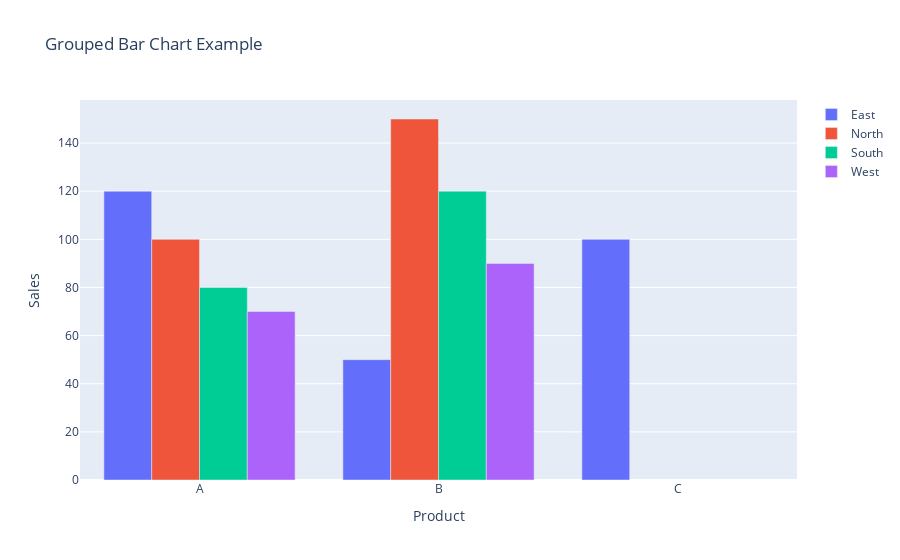

Notebook source saved alongside this figure:
### Code cell
data = {
    'Region': ['North', 'North', 'South', 'South', 'East', 'East', 'West', 'West', 'East'],
    'Product': ['A', 'B', 'A', 'B', 'A', 'B', 'A', 'B', 'C'],
    'Sales': [100, 150, 80, 120, 120, 50, 70, 90, 100]
}

df = pd.DataFrame(data)

# Using the function to create a vertical stacked bar chart
plot_group_bar_chart(dataframe=df, x_column='Region', values_column='Sales', group_column='Product', horizontal=False,
                       title='Grouped Bar Chart Example')

### Figure 1 — Plotly figure (JSON) as saved in the notebook; plotly's stock layout.template omitted (floating-point values rounded to 4 significant figures)
{"data": [{"marker": {"colorscale": [[0, "#440154"], [0.1111, "#482878"], [0.2222, "#3e4989"], [0.3333, "#31688e"], [0.4444, "#26828e"], [0.5556, "#1f9e89"], [0.6667, "#35b779"], [0.7778, "#6ece58"], [0.8889, "#b5de2b"], [1, "#fde725"]]}, "name": "East", "type": "bar", "x": ["A", "B", "C"], "y": [120, 50, 100]}, {"marker": {"colorscale": [[0, "#440154"], [0.1111, "#482878"], [0.2222, "#3e4989"], [0.3333, "#31688e"], [0.4444, "#26828e"], [0.5556, "#1f9e89"], [0.6667, "#35b779"], [0.7778, "#6ece58"], [0.8889, "#b5de2b"], [1, "#fde725"]]}, "name": "North", "type": "bar", "x": ["A", "B", "C"], "y": [100, 150, null]}, {"marker": {"colorscale": [[0, "#440154"], [0.1111, "#482878"], [0.2222, "#3e4989"], [0.3333, "#31688e"], [0.4444, "#26828e"], [0.5556, "#1f9e89"], [0.6667, "#35b779"], [0.7778, "#6ece58"], [0.8889, "#b5de2b"], [1, "#fde725"]]}, "name": "South", "type": "bar", "x": ["A", "B", "C"], "y": [80, 120, null]}, {"marker": {"colorscale": [[0, "#440154"], [0.1111, "#482878"], [0.2222, "#3e4989"], [0.3333, "#31688e"], [0.4444, "#26828e"], [0.5556, "#1f9e89"], [0.6667, "#35b779"], [0.7778, "#6ece58"], [0.8889, "#b5de2b"], [1, "#fde725"]]}, "name": "West", "type": "bar", "x": ["A", "B", "C"], "y": [70, 90, null]}], "layout": {"showlegend": true, "title": {"text": "Grouped Bar Chart Example"}, "xaxis": {"title": {"text": "Product"}}, "yaxis": {"title": {"text": "Sales"}}}}
